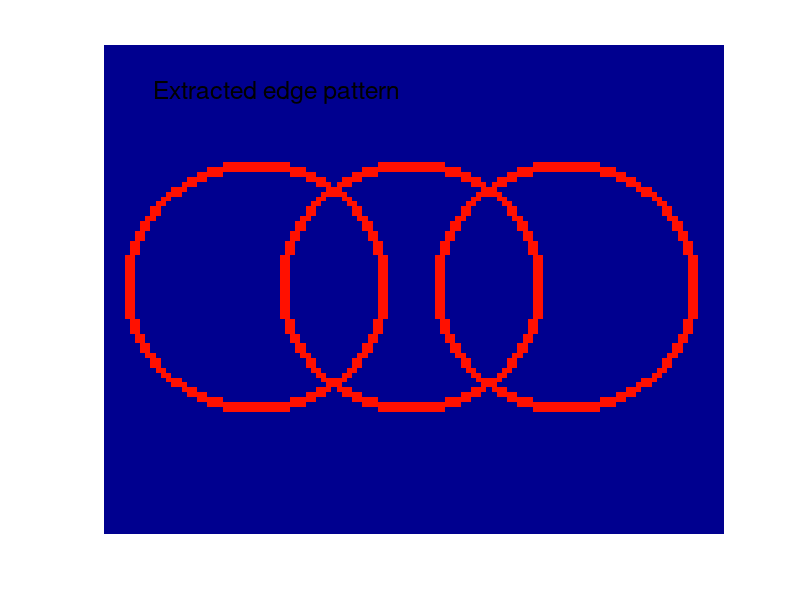

Source code (MATLAB):
% disk_edg.m plots edges extracted from three disks.
% See Appendix D; Figure D.4
set(gcf, 'NumberTitle','off','Name', 'disk_edg; L_d3')
clear,clf
load  disk_d    %reads W and map
[ni,nj]=size(W);
colormap(map)
c = zeros(size(W));
for i=2:ni-1
for j=2:nj-1
 c(i,j)= (W(i-1,j)-W(i,j))^2 + (W(i+1,j)-W(i,j))^2 ...
     + (W(i,j-1)-W(i,j))^2 + (W(i,j+1)-W(i,j))^2;
  if c(i,j) > 0, c(i,j) = 55; end
end
end
image(c);axis('off')
text(ni/10,ni/10,'Extracted edge pattern','FontSize',[18])
save edge_d c map
